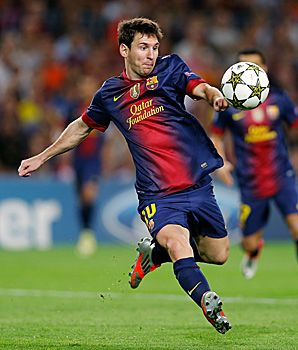
#> input picture Edge_Detection/messi.jpg, 298 x 350 px
$ python detect2.py
#> lines starting #> are read from the running program, lines starting #| are printed output that depends on the picture; after the words box and inside, x2 and y2 are one past the last pixel; in counts of white or black regions, pixels touching at a corner belong together
#This method uses inbuilt method known as CANNY EDGE DETECTION
import cv2
import numpy as np
import matplotlib.pyplot as plt
img=cv2.imread('messi.jpg',0)
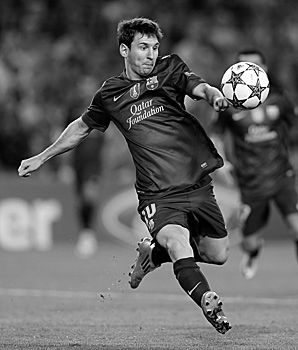
#> img: shape (350, 298); min 0, max 255, mean 95.7
canny=cv2.Canny(img,200,400)
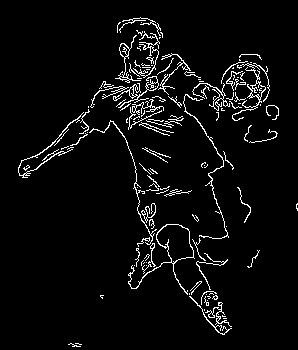
#> canny: shape (350, 298); 4.7% white in thin lines or dots, all inside (x1, y1, x2, y2) = (18, 17, 298, 347)
titles=['image','canny']
images=[img,canny]
for i in range(2):
    plt.subplot(1,2,i+1),plt.imshow(images[i],'gray')
    plt.title(titles[i])
    plt.xticks([]),plt.yticks([])

plt.show()
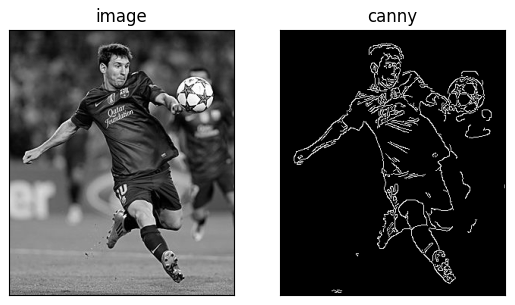
#> figure drawn by matplotlib, 2 panels

$ run again, with Edge_Detection/sudoku.jpg copied over Edge_Detection/messi.jpg
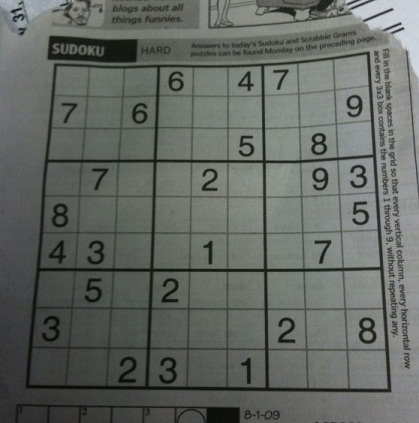
#> input picture Edge_Detection/sudoku.jpg, 419 x 423 px
#> `canny=cv2.Canny(img,200,400)`:
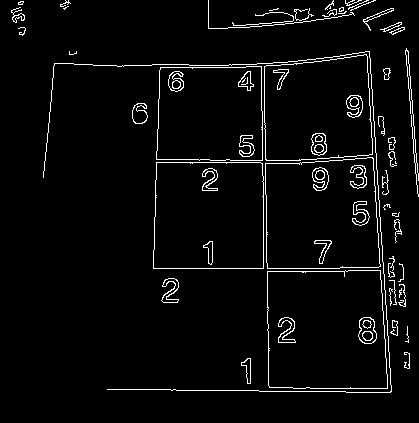
#> canny: shape (423, 419); 3.9% white in thin lines or dots
#> `plt.show()`:
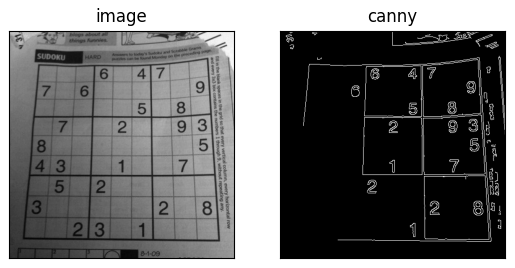
#> figure drawn by matplotlib, 2 panels
